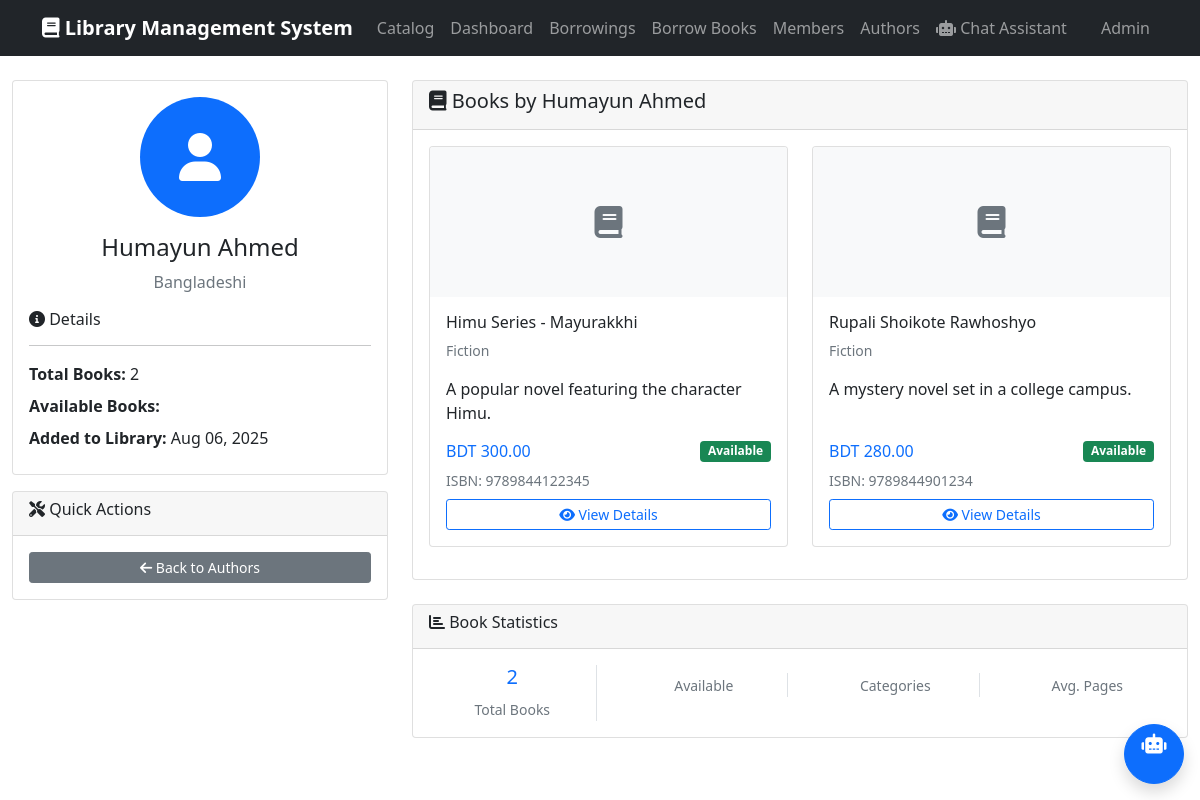
Page /author/3/ on the committed database.
### stall/models.py (models this page shows, shortened)
class Author(models.Model):
    first_name = models.CharField(max_length=100)
    last_name = models.CharField(max_length=100)
    birth_date = models.DateField(blank=True, null=True)
    biography = models.TextField(blank=True)
    nationality = models.CharField(max_length=100, blank=True)
    created_at = models.DateTimeField(auto_now_add=True)
    @property
    def full_name(self):
        return f"{self.first_name} {self.last_name}"

class Book(models.Model):
    LANGUAGE_CHOICES = [
        ('en', 'English'),
        ('bn', 'Bengali'),
        ('hi', 'Hindi'),
        ('ur', 'Urdu'),
        ('ar', 'Arabic'),
        ('fr', 'French'),
        ('es', 'Spanish'),
        ('other', 'Other'),
    ]
    title = models.CharField(max_length=200)
    authors = models.ManyToManyField(Author, related_name='books')
    category = models.ForeignKey(Category, on_delete=models.CASCADE)
    publisher = models.ForeignKey(Publisher, on_delete=models.CASCADE, blank=True, null=True)
    isbn = models.CharField(max_length=13, unique=True, blank=True, null=True)
    publication_date = models.DateField(blank=True, null=True)
    pages = models.PositiveIntegerField(blank=True, null=True)
    language = models.CharField(max_length=10, choices=LANGUAGE_CHOICES, default='en')
    description = models.TextField(blank=True)
    cover_image = models.ImageField(upload_to='book_covers/', blank=True, null=True)
    is_available = models.BooleanField(default=True)
    price = models.DecimalField(max_digits=8, decimal_places=2, blank=True, null=True, help_text="Book price for reference")
    created_at = models.DateTimeField(auto_now_add=True)
    updated_at = models.DateTimeField(auto_now=True)

class Category(models.Model):
    name = models.CharField(max_length=100)
    description = models.TextField(blank=True)
    created_at = models.DateTimeField(auto_now_add=True)
    class Meta:
        verbose_name_plural = "Categories"

### stall/views.py (the view)
# urls.py: path('author/<int:author_id>/', views.author_detail, name='author_detail'),
def author_detail(request, author_id):
    author = get_object_or_404(Author, id=author_id)
    books = author.books.filter(is_available=True)
    context = {
        'author': author,
        'books': books
    }
    return render(request, 'stall/author_detail.html', context)

### stall/templates/stall/author_detail.html (shortened to what this page needs)
{% extends 'stall/base.html' %}
{% block content %}
<div class="row">
    <div class="col-md-4">
        <div class="card">
            <div class="card-body text-center">
                <div class="bg-primary text-white rounded-circle d-inline-flex align-items-center justify-content-center mb-3" style="width: 120px; height: 120px;">
                    <i class="fas fa-user fa-3x"></i>
                </div>
                <h4>{{ author.full_name }}</h4>
                {% if author.nationality %}
                    <p class="text-muted">{{ author.nationality }}</p>
                {% endif %}
                <div class="text-start">
                    <h6><i class="fas fa-info-circle"></i> Details</h6>
                    <hr>
                    <div class="mb-2">
                        <strong>Total Books:</strong> {{ author.books.count }}
                    </div>
                    <div class="mb-2">
                        <strong>Available Books:</strong> {{ available_books_count }}
                    </div>
                    <div class="mb-2">
                        <strong>Added to Library:</strong> {{ author.created_at|date:"M d, Y" }}
                    </div>
                </div>
            </div>
        </div>
        <div class="card mt-3">
            <div class="card-header">
                <h6><i class="fas fa-tools"></i> Quick Actions</h6>
            </div>
            <div class="card-body">
                <a href="{% url 'authors_list' %}" class="btn btn-secondary btn-sm d-block">
                    <i class="fas fa-arrow-left"></i> Back to Authors
                </a>
            </div>
        </div>
    </div>
    <div class="col-md-8">
        <div class="card">
            <div class="card-header">
                <h5><i class="fas fa-book"></i> Books by {{ author.full_name }}</h5>
            </div>
            <div class="card-body">
                {% if books %}
                    <div class="row">
                        {% for book in books %}
                            <div class="col-md-6 mb-3">
                                <div class="card h-100">
                                    {% if book.cover_image %}
                                        <img src="{{ book.cover_image.url }}" class="card-img-top" alt="{{ book.title }}" style="height: 150px; object-fit: cover;">
                                    {% else %}
                                        <div class="card-img-top bg-light d-flex align-items-center justify-content-center" style="height: 150px;">
                                            <i class="fas fa-book fa-2x text-muted"></i>
                                        </div>
                                    {% endif %}
                                    <div class="card-body d-flex flex-column">
                                        <h6 class="card-title">{{ book.title }}</h6>
                                        <p class="text-muted small">{{ book.category.name }}</p>
                                        {% if book.description %}
                                            <p class="card-text flex-grow-1">{{ book.description|truncatewords:15 }}</p>
                                        {% endif %}
                                        <div class="mt-auto">
                                            <div class="d-flex justify-content-between align-items-center mb-2">
                                                {% if book.price %}
                                                    <span class="h6 text-primary mb-0">BDT {{ book.price }}</span>
                                                {% endif %}
                                                <span class="badge {% if book.is_available %}bg-success{% else %}bg-danger{% endif %}">
                                                    {% if book.is_available %}Available{% else %}Not Available{% endif %}
                                                </span>
                                            </div>
                                            {% if book.isbn %}
                                                <small class="text-muted d-block mb-2">ISBN: {{ book.isbn }}</small>
                                            {% endif %}
                                            <div class="d-grid">
                                                <a href="{% url 'book_detail' book.id %}" class="btn btn-outline-primary btn-sm">
                                                    <i class="fas fa-eye"></i> View Details
                                                </a>
                                            </div>
                                        </div>
                                    </div>
                                </div>
                            </div>
                        {% endfor %}
                    </div>
                {% else %}
                    <div class="text-center py-4">
                        <i class="fas fa-book fa-2x text-muted mb-3"></i>
                        <h6 class="text-muted">No books found</h6>
                        <p class="text-muted">This author doesn't have any books in our library yet.</p>
                    </div>
                {% endif %}
            </div>
        </div>
        {% if books %}
            <div class="card mt-4">
                <div class="card-header">
                    <h6><i class="fas fa-chart-bar"></i> Book Statistics</h6>
                </div>
                <div class="card-body">
                    <div class="row text-center">
                        <div class="col-md-3">
                            <div class="border-end">
                                <h5 class="text-primary">{{ books.count }}</h5>
                                <small class="text-muted">Total Books</small>
                            </div>
                        </div>
                        <div class="col-md-3">
                            <div class="border-end">
                                <small class="text-muted">Available</small>
                            </div>
                        </div>
                        <div class="col-md-3">
                            <div class="border-end">
                                <small class="text-muted">Categories</small>
                            </div>
                        </div>
                        <div class="col-md-3">
                            <small class="text-muted">Avg. Pages</small>
                        </div>
                    </div>
                </div>
            </div>
        {% endif %}
    </div>
</div>
{% endblock %}

### rows in the picture
Author: full_name "Humayun Ahmed", nationality "Bangladeshi", books.count "2", created_at "Aug 06, 2025"
Book: title "Himu Series - Mayurakkhi", category.name "Fiction", description "A popular novel featuring the character Himu.", price "300.00", is_available "Available", isbn "9789844122345"
Book: title "Rupali Shoikote Rawhoshyo", category.name "Fiction", description "A mystery novel set in a college campus.", price "280.00", is_available "Available", isbn "9789844901234"

### other values in the picture
{{ books.count }} "2"
